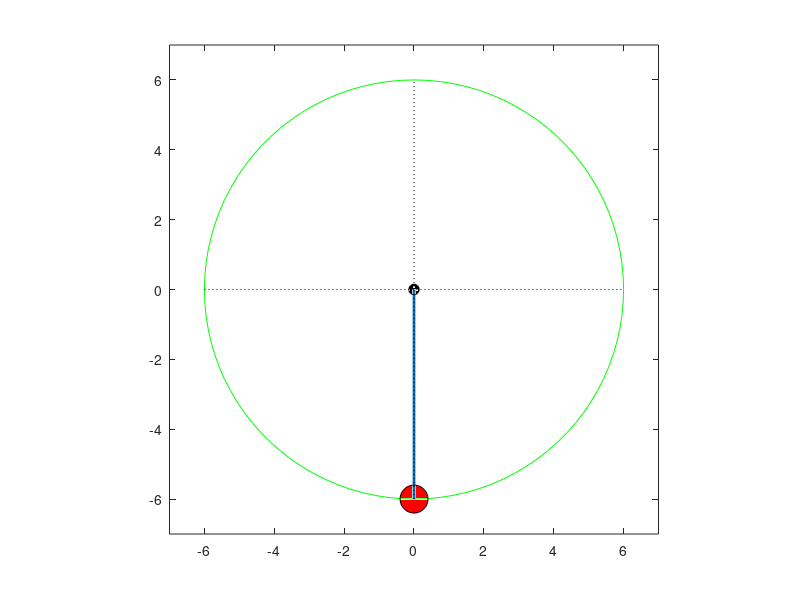

Write the MATLAB code that produced this figure.
function Pendulum
    %m*L*D2phi+c*L*Dphi+mg*sin(phi)=0
    clear; clf;
    c=0.5; %0.5
    m=2;
    g=9.81;
    L=6;
    tmax=60;
    v0=0.3;phi0=pi/23; t0=0;
    p=0:pi/50:2*pi;
    [T,Y]=ode45(@ff,[t0,tmax],[phi0,v0]);
    phi=Y(:,1); v=Y(:,2);
    x=L*sin(phi); y=-L*cos(phi);
    for k = 1:length(T)
        plot(L*cos(p),L*sin(p),'g')
        hold on
        axis([-L-1 L+1 -L-1 L+1]);
        daspect([1,1,1])
        line([0,x(k)],[0,y(k)],'LineWidth',2);
        plot([-L L],[0 0],':k');
        plot([0 0],[-L L],':k');
        rectangle('Position',[x(k)-0.4 y(k)-0.4 0.8 0.8],'Curvature',[1,1],'FaceColor','r')
        rectangle('Position',[-0.15 -0.15 0.3 0.3],'Curvature',[1,1],'FaceColor','k')
        hold off
        M(k)=getframe;
    end
    %movie(M,2)
    period = 2*pi*sqrt(L/g);
    function u=ff(t,y)
        w=sqrt(g/L); w1=10;
        u= [y(2);-(c/m)*y(2)-(g/L)*sin(y(1))]%+[0;2*sin(w1*t)];
    end
end
